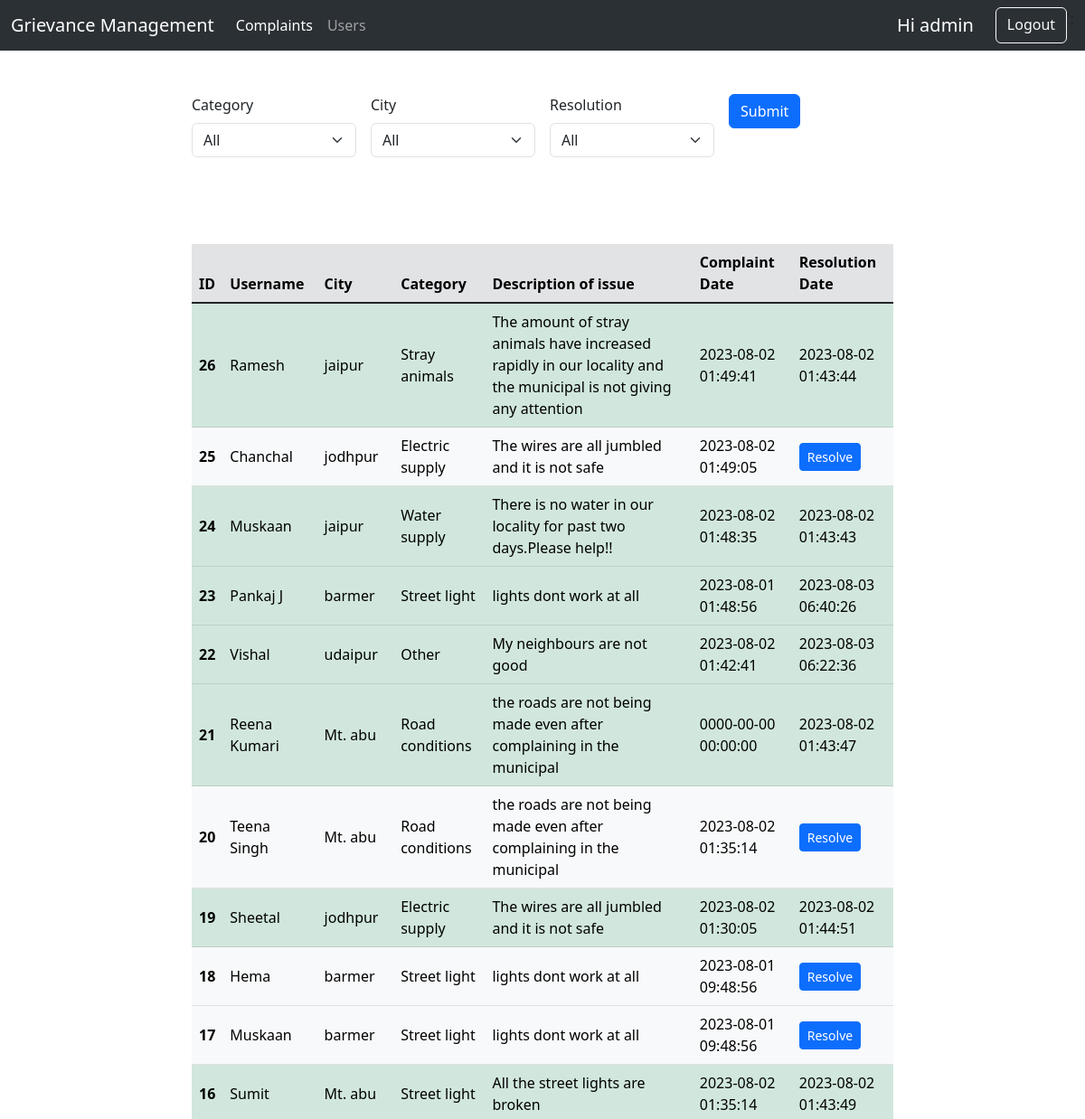
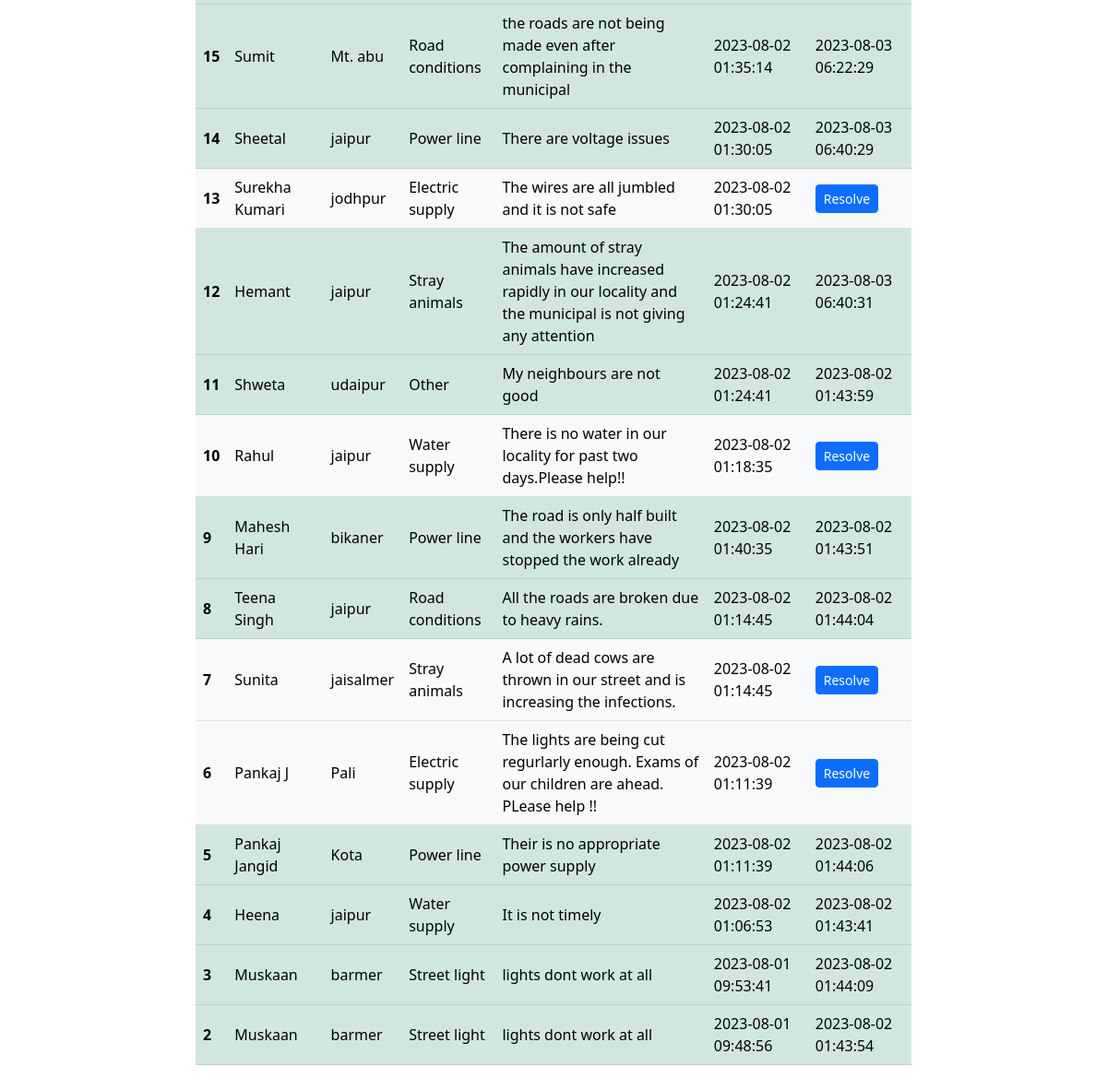
/Project/admin/admin.php (signed in), run on the app's committed database (2 pictures, top to bottom).
### tables this page shows
CREATE TABLE `complaints` (
  `id` int(11) NOT NULL,
  `s_no` int(11) NOT NULL,
  `category` varchar(150) NOT NULL,
  `description` varchar(300) NOT NULL,
  `address` varchar(200) NOT NULL,
  `city` varchar(50) NOT NULL,
  `state` varchar(50) NOT NULL,
  `pincode` int(11) NOT NULL,
  `dt` timestamp NOT NULL DEFAULT current_timestamp(),
  `dt_resolve` timestamp NULL DEFAULT NULL,
  `resolved` tinyint(1) NOT NULL DEFAULT 0,
  `resolved_by_admin_id` int(11) DEFAULT NULL
);

CREATE TABLE `signup` (
  `s_no` int(20) NOT NULL,
  `username` varchar(150) NOT NULL,
  `email` varchar(150) NOT NULL,
  `phone_no` bigint(20) NOT NULL,
  `adhar_no` bigint(20) NOT NULL,
  `password` varchar(50) NOT NULL,
  `dt` timestamp NOT NULL DEFAULT current_timestamp()
);

### Project/admin/admin.php (the view, shortened to what this page needs)
<?php
$page = 'complaints';
?>
<!doctype html>
<html lang="en">
<head>
    <link href="https://cdn.jsdelivr.net/npm/bootstrap@5.3.0/dist/css/bootstrap.min.css" rel="stylesheet"
>
</head>
<body>
    <nav class="navbar bg-dark navbar-expand-lg bg-body-tertiary" data-bs-theme="dark">
        <div class="container-fluid">
            <a class="navbar-brand" href="#">Grievance Management</a>
            <div class="collapse navbar-collapse" id="navbarSupportedContent">
                <ul class="navbar-nav me-auto mb-2 mb-lg-0">
                    <li class="nav-item">
                        <a class="nav-link <?php if ($page == 'complaints') {
                            echo 'active';
                        } ?>" href="/project/admin/admin.php">Complaints</a>
                    </li>
                    <li class="nav-item">
                        <a class="nav-link <?php if ($page == 'users') {
                            echo 'active';
                        } ?>" href="/project/admin/admin.php?page=users">Users</a>
                    </li>
                </ul>
                <form class="d-flex" role="search">
                    <div class="d-grid gap-2 d-md-flex justify-content-md-end">
                        <a class="navbar-brand" href="#">Hi
                            <?php echo $_SESSION['adminName'] ?>
                        </a>
                        <a class="btn btn-outline-light" href="/project/logout.php">Logout</a>
                    </div>';
                </form>
            </div>
        </div>
    </nav>
    <?php
    include '../common/dbconnect.php';
    if ($page == 'complaints') {
        $category_query = '1';
        $city_query = '1';
        $resolution_query = '1';
        echo '
            <div class="container-fluid py-5 col-sm-8">
                <form class="row g-3" action="../admin/admin.php" method="post">
                    <div class="col-md-3">
                        <label for="inputCategory" class="form-label">Category</label>
                        <select id="inputCategory" name="inputCategory" class="form-select">
                        <option selected>All</option>
                        <option>Street light</option>
                        <option>Road conditions</option>
                        <option>Stray animals</option>
                        <option>Electric supply</option>
                        <option>Water supply</option>
                        <option>Power line</option>
                        <option>Other</option>
                        </select>
                    </div>
                    <div class="col-md-3">
                        <label for="inputCity" class="form-label">City</label>
                        <select id="inputCity" name="inputCity" class="form-select">
                        <option selected>All</option>';
        echo '
                        </select>
                    </div>
                    <div class="col-md-3">
                        <label for="inputResoln" class="form-label">Resolution</label>
                        <select id="inputResoln" name="inputResoln" class="form-select">
                        <option selected>All</option>
                        <option value="true">Resolved</option>
                        <option value="false">Unresolved</option>
                        </select>
                    </div>
                    <div class="col-md-3">
                        <input type="hidden" name="reqType" id="reqType" value="adminComplaints">
                        <button type="submit" class="btn btn-primary">Submit</button>
                    </div>
                </form>
            </div>';
        echo '
            <div class="container-fluid py-5 col-sm-8 table-responsive">
                <table class="table align-middle">
                    <thead class="table-secondary">
                        <tr>
                            <th scope="col">ID</th>
                            <th scope="col">Username</th>
                            <th scope="col">City</th>
                            <th scope="col">Category</th>
                            <th scope="col">Description of issue</th>
                            <th scope="col">Complaint Date</th>
                            <th scope="col">Resolution Date</th>
                        </tr>
                    </thead>
                    <tbody class="table-group-divider">';
        $sql = "SELECT * FROM complaints WHERE " . $category_query . " AND " . $city_query . " AND " . $resolution_query . " ORDER BY id DESC";
        $result = mysqli_query($conn, $sql);
        $num = mysqli_num_rows($result);
        if ($num > 0) {
            while ($row = $result->fetch_assoc()) {
                $resol = "light";
                $resol_dt = "";
                if ($row['resolved']) {
                    $resol = "success";
                    $resol_dt = $row['dt_resolve'];
                } else {
                    $resol_dt = '
                    <form action="../admin/admin.php" method="post">
                        <div class="col-md-3">
                            <input type="hidden" name="reqType" id="reqType" value="resolveComplaint">
                            <input type="hidden" name="complaintID" id="complaintID" value="' . $row['id'] . '">
                            <button type="submit" class="btn btn-primary btn-sm">Resolve</button>
                        </div>
                    </form>
                    ';
                }
                $username = "";
                $sql1 = "SELECT * FROM signup WHERE s_no=" . $row['s_no'];
                $result1 = mysqli_query($conn, $sql1);
                if (mysqli_num_rows($result1) > 0) {
                    $row1 = $result1->fetch_assoc();
                    $username = $row1['username'];
                }
                echo '
                        <tr class="table-' . $resol . '">
                            <th scope="row">' . $row['id'] . '</th>
                            <td>' . $username . '</td>
                            <td>' . $row['city'] . '</td>
                            <td>' . $row['category'] . '</td>
                            <td>' . $row['description'] . '</td>
                            <td>' . $row['dt'] . '</td>
                            <td>' . $resol_dt . '</td>
                        </tr>';
            }
        }
        echo '
                    </tbody>
                </table>
            </div>';
    } else if ($page == 'users') {
        echo '
            <div class="container-fluid py-5 col-sm-8 table-responsive">
                <form action="../admin/admin.php" method="post">
                    <div class="input-group mb-3">
                        <input type="text" class="form-control" placeholder="Username" aria-label="Username" aria-describedby="button-addon2"
                        name="searchUsername" id="searchUsername">
                        <input type="hidden" name="reqType" id="reqType" value="adminSearchUser">
                        <button class="btn btn-outline-secondary" type="submit" id="searchButton">Search</button>
                    </div>
                </form>';
        $usersQueryDisplay = '1';
        if ($_SERVER["REQUEST_METHOD"] == "POST" && $_POST['reqType'] == 'adminSearchUser') {
            $username = $_POST['searchUsername'];
            $sql = "SELECT * FROM signup WHERE username='" . $username . "'";
            $result = mysqli_query($conn, $sql);
            $num = mysqli_num_rows($result);
            if ($num > 0) {
                $usersQueryDisplay = 'username="' . $username . '"';
            } else {
                echo '<div class="alert alert-warning alert-dismissible fade show" role="alert">
                        User with username ' . $username . ' not found.
                        <button type="button" class="btn-close" data-bs-dismiss="alert" aria-label="Close">
                        <span aris-hidden="true">&times;</span>
                        </button>
                        </div>';
            }
        }
        echo '
                <table class="table align-middle">
                    <thead class="table-secondary">
                        <tr>
                            <th scope="col">Username</th>
                            <th scope="col">Email</th>
                            <th scope="col">Phone Number</th>
                            <th scope="col">Complaints Registered</th>
                            <th scope="col">Complaints Resolved</th>
                        </tr>
                    </thead>
                    <tbody class="table-group-divider">';
        $sql = "SELECT * FROM signup WHERE " . $usersQueryDisplay;
        $result = mysqli_query($conn, $sql);
        $num = mysqli_num_rows($result);
        if ($num > 0) {
            while ($row = $result->fetch_assoc()) {
                $no_c = 0;
                $no_c_r = 0;
                $sql1 = "SELECT COUNT(*) FROM complaints WHERE s_no=" . $row['s_no'];
                $result1 = mysqli_query($conn, $sql1);
                if (mysqli_num_rows($result1) > 0) {
                    $no_c = $result1->fetch_row()[0];
                }
                $sql1 = "SELECT COUNT(*) FROM complaints WHERE s_no=" . $row['s_no'] . ' AND resolved=true';
                $result1 = mysqli_query($conn, $sql1);
                if (mysqli_num_rows($result1) > 0) {
                    $no_c_r = $result1->fetch_row()[0];
                }
                echo '
                        <tr class="table-light">
                            <th scope="row">' . $row['username'] . '</th>
                            <td>' . $row['email'] . '</td>
                            <td>' . $row['phone_no'] . '</td>
                            <td>' . $no_c . '</td>
                            <td>' . $no_c_r . '</td>
                        </tr>';
            }
        }
        echo '
                    </tbody>
                </table>
            </div>';
    }
    ?>
</body>

### data on the page
complaints: id "26", s_no.username "Ramesh", city "jaipur", category "Stray animals", description "The amount of stray animals have increased rapidly in our locality and the municipal is not giving any attention", dt "2023-08-02 01:49:41", dt_resolve "2023-08-02 01:43:44"
complaints: id "25", s_no.username "Chanchal", city "jodhpur", category "Electric supply", description "The wires are all jumbled and it is not safe", dt "2023-08-02 01:49:05"
complaints: id "24", s_no.username "Muskaan", city "jaipur", category "Water supply", description "There is no water in our locality for past two days.Please help!!", dt "2023-08-02 01:48:35", dt_resolve "2023-08-02 01:43:43"
complaints: id "23", s_no.username "Pankaj J", city "barmer", category "Street light", description "lights dont work at all", dt "2023-08-01 01:48:56", dt_resolve "2023-08-03 06:40:26"
complaints: id "22", s_no.username "Vishal", city "udaipur", category "Other", description "My neighbours are not good", dt "2023-08-02 01:42:41", dt_resolve "2023-08-03 06:22:36"
complaints: id "21", s_no.username "Reena Kumari", city "Mt. abu", category "Road conditions", description "the roads are not being made even after complaining in the municipal", dt "0000-00-00 00:00:00", dt_resolve "2023-08-02 01:43:47"
complaints: id "20", s_no.username "Teena Singh", city "Mt. abu", category "Road conditions", description "the roads are not being made even after complaining in the municipal", dt "2023-08-02 01:35:14"
complaints: id "19", s_no.username "Sheetal", city "jodhpur", category "Electric supply", description "The wires are all jumbled and it is not safe", dt "2023-08-02 01:30:05", dt_resolve "2023-08-02 01:44:51"
complaints: id "18", s_no.username "Hema", city "barmer", category "Street light", description "lights dont work at all", dt "2023-08-01 09:48:56"
complaints: id "17", s_no.username "Muskaan", city "barmer", category "Street light", description "lights dont work at all", dt "2023-08-01 09:48:56"
complaints: id "16", s_no.username "Sumit", city "Mt. abu", category "Street light", description "All the street lights are broken", dt "2023-08-02 01:35:14", dt_resolve "2023-08-02 01:43:49"
complaints: id "15", s_no.username "Sumit", city "Mt. abu", category "Road conditions", description "the roads are not being made even after complaining in the municipal", dt "2023-08-02 01:35:14", dt_resolve "2023-08-03 06:22:29"
complaints: id "14", s_no.username "Sheetal", city "jaipur", category "Power line", description "There are voltage issues", dt "2023-08-02 01:30:05", dt_resolve "2023-08-03 06:40:29"
complaints: id "13", s_no.username "Surekha Kumari", city "jodhpur", category "Electric supply", description "The wires are all jumbled and it is not safe", dt "2023-08-02 01:30:05"
complaints: id "12", s_no.username "Hemant", city "jaipur", category "Stray animals", description "The amount of stray animals have increased rapidly in our locality and the municipal is not giving any attention", dt "2023-08-02 01:24:41", dt_resolve "2023-08-03 06:40:31"
complaints: id "11", s_no.username "Shweta", city "udaipur", category "Other", description "My neighbours are not good", dt "2023-08-02 01:24:41", dt_resolve "2023-08-02 01:43:59"
complaints: id "10", s_no.username "Rahul", city "jaipur", category "Water supply", description "There is no water in our locality for past two days.Please help!!", dt "2023-08-02 01:18:35"
complaints: id "9", s_no.username "Mahesh Hari", city "bikaner", category "Power line", description "The road is only half built and the workers have stopped the work already", dt "2023-08-02 01:40:35", dt_resolve "2023-08-02 01:43:51"
complaints: id "8", s_no.username "Teena Singh", city "jaipur", category "Road conditions", description "All the roads are broken due to heavy rains.", dt "2023-08-02 01:14:45", dt_resolve "2023-08-02 01:44:04"
complaints: id "7", s_no.username "Sunita", city "jaisalmer", category "Stray animals", description "A lot of dead cows are thrown in our street and is increasing the infections.", dt "2023-08-02 01:14:45"
complaints: id "6", s_no.username "Pankaj J", city "Pali", category "Electric supply", description "The lights are being cut regurlarly enough. Exams of our children are ahead. PLease help !!", dt "2023-08-02 01:11:39"
complaints: id "5", s_no.username "Pankaj Jangid", city "Kota", category "Power line", description "Their is no appropriate power supply", dt "2023-08-02 01:11:39", dt_resolve "2023-08-02 01:44:06"
complaints: id "4", s_no.username "Heena", city "jaipur", category "Water supply", description "It is not timely", dt "2023-08-02 01:06:53", dt_resolve "2023-08-02 01:43:41"
complaints: id "3", s_no.username "Muskaan", city "barmer", category "Street light", description "lights dont work at all", dt "2023-08-01 09:53:41", dt_resolve "2023-08-02 01:44:09"
complaints: id "2", s_no.username "Muskaan", city "barmer", category "Street light", description "lights dont work at all", dt "2023-08-01 09:48:56", dt_resolve "2023-08-02 01:43:54"

### other printed values
$_SESSION['adminName'] "admin"
